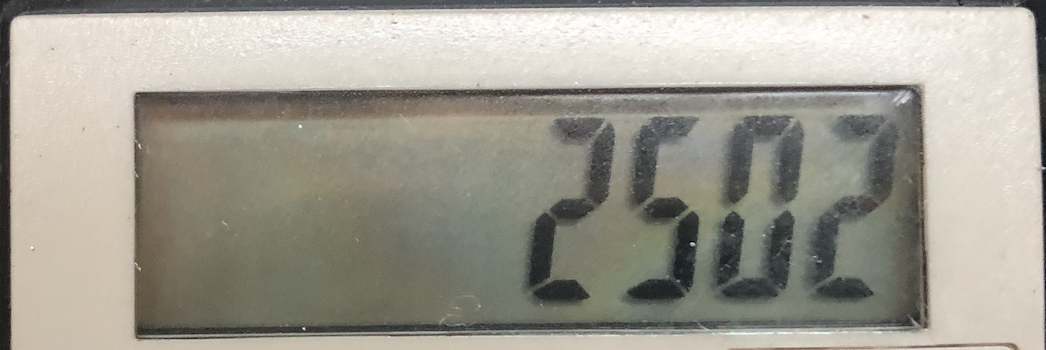
#> input picture digimono/tesseract/test.png, 1046 x 350 px
$ python -i digital_ocr.py   (imports and definitions only)
#> lines starting #> are read from the running program, lines starting #| are printed output that depends on the picture; after the words box and inside, x2 and y2 are one past the last pixel; in counts of white or black regions, pixels touching at a corner belong together
from PIL import Image
import sys
import cv2
import numpy as np

import pyocr
import pyocr.builders

def cv2pil(image):
    ''' OpenCV型 -> PIL型 '''
    new_image = image.copy()
    if new_image.ndim == 2:  # モノクロ
        pass
    elif new_image.shape[2] == 3:  # カラー
        new_image = cv2.cvtColor(image, cv2.COLOR_BGR2RGB)
    elif new_image.shape[2] == 4:  # 透過
        new_image = cv2.cvtColor(image, cv2.COLOR_BGRA2RGBA)
    new_image = Image.fromarray(new_image)
    return new_image

def convertImage(img_tr):
    #グレースケール化
    img_gray = cv2.cvtColor(img_tr, cv2.COLOR_RGB2GRAY)
    cv2.imwrite("out/01_gray.png",img_gray)

    #2値化（100:２値化の閾値／画像を見て調整する）
    ret,thresh1 = cv2.threshold(img_gray,103,255,cv2.THRESH_BINARY)
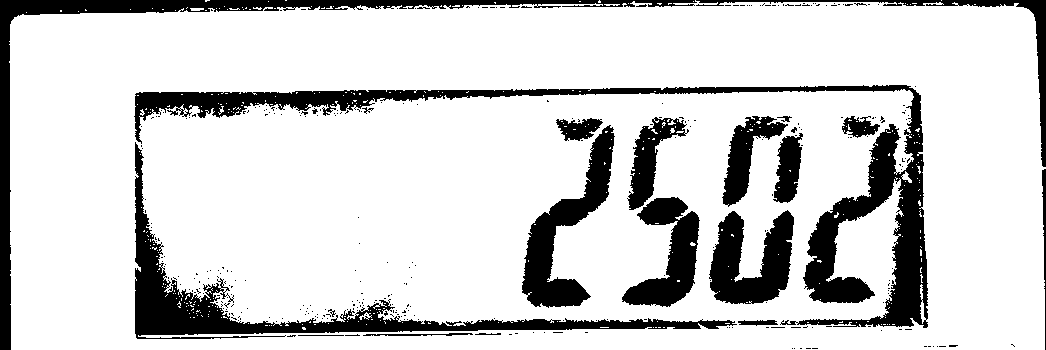
#> thresh1: shape (350, 1046); 82.1% white; 326 black regions (305 under 20 px), largest, box (x1, y1, x2, y2) and area: (134, 85, 928, 328) 18962, (135, 142, 737, 339) 11278, (0, 0, 697, 350) 9430
    cv2.imwrite("out/02_thresh.png",thresh1)

    #ノイズ処理（モルフォロジー変換）
    kernel = np.ones((13,13),np.uint8)
    img_opening = cv2.morphologyEx(thresh1, cv2.MORPH_OPEN, kernel)
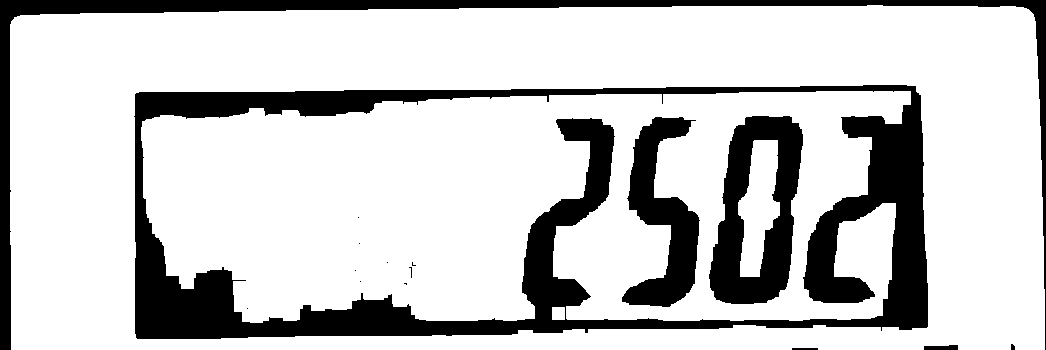
#> img_opening: shape (350, 1046); 78.4% white; 16 black regions (9 under 20 px), largest, box (x1, y1, x2, y2) and area: (134, 85, 928, 339) 47936, (0, 0, 1046, 350) 14267, (709, 116, 803, 304) 9618
    cv2.imwrite("out/03_open.png",img_opening)

    return cv2pil(img_opening)

def digital_ocr(image_name):
    tools = pyocr.get_available_tools()
    if len(tools) == 0:
        print("No OCR tool found")
        sys.exit(1)

    tool = tools[0]
    # print("Will use tool '%s'" % (tool.get_name()))

    img = convertImage(cv2.imread(image_name))

    txt = tool.image_to_string(
        img,
        lang="eng",
        # builder=pyocr.builders.DigitBuilder(tesseract_layout=6)
        builder=pyocr.builders.TextBuilder(tesseract_layout=6)
    )
    return txt

def main():
    count = digital_ocr()

# [2 lines not run here, left out]

>>> import cv2
>>> picture = cv2.cvtColor(cv2.imread('test.png'), cv2.COLOR_BGR2RGB)
>>> result = convertImage(picture)

$ run again, on digimono/tesseract/analog.png
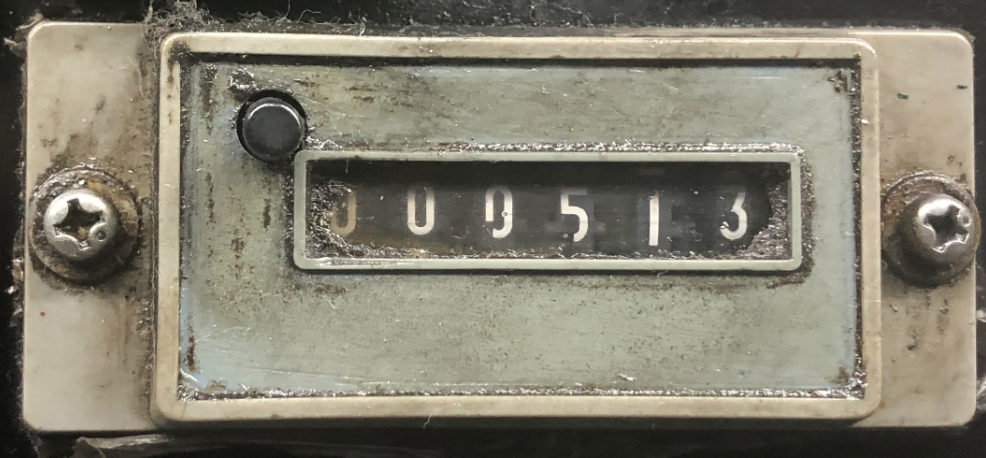
#> input picture digimono/tesseract/analog.png, 986 x 458 px
#> in convertImage, `ret,thresh1 = cv2.threshold(img_gray,103,255,cv2.THRESH_BINARY)`:
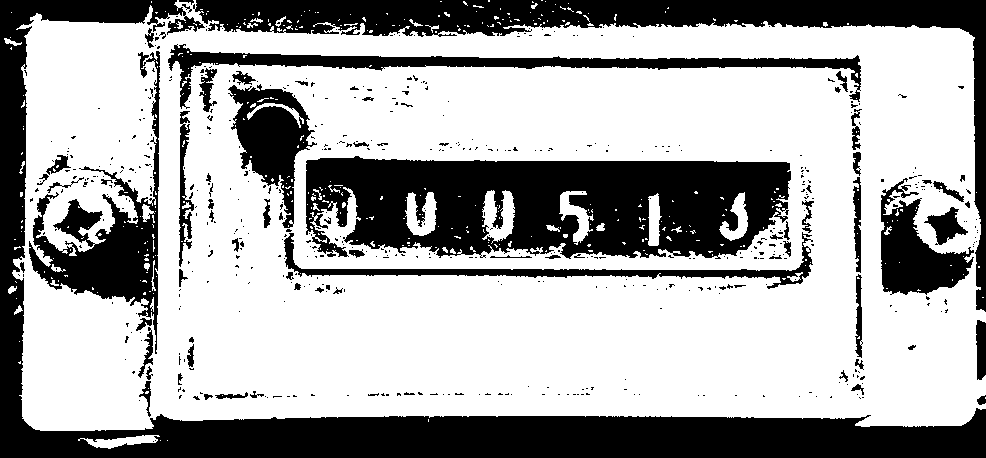
#> thresh1: shape (458, 986); 65.9% white; 553 black regions (474 under 20 px), largest, box (x1, y1, x2, y2) and area: (0, 0, 986, 458) 50314, (306, 156, 791, 259) 37008, (193, 0, 986, 312) 24845
#> in convertImage, `img_opening = cv2.morphologyEx(thresh1, cv2.MORPH_OPEN, kernel)`:
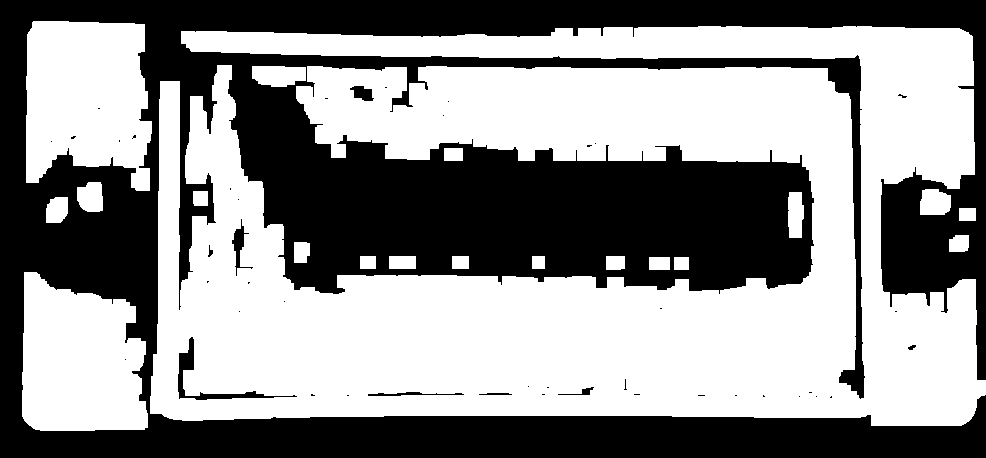
#> img_opening: shape (458, 986); 56.3% white; 44 black regions (35 under 20 px), largest, box (x1, y1, x2, y2) and area: (0, 0, 986, 458) 195175, (178, 337, 297, 400) 888, (232, 219, 253, 276) 324
